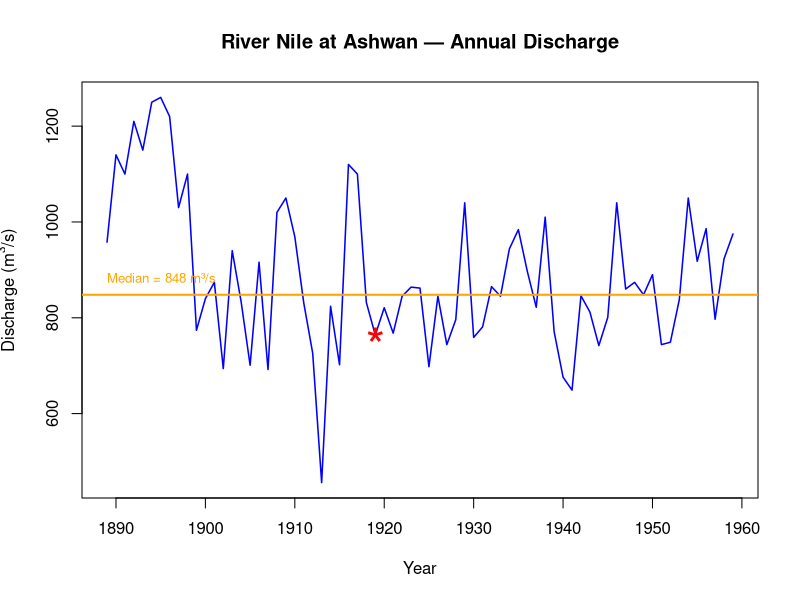
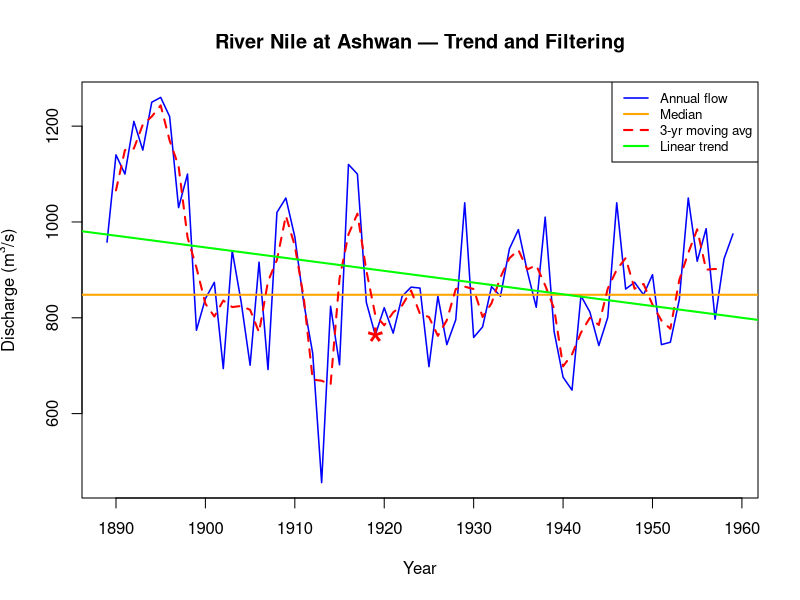
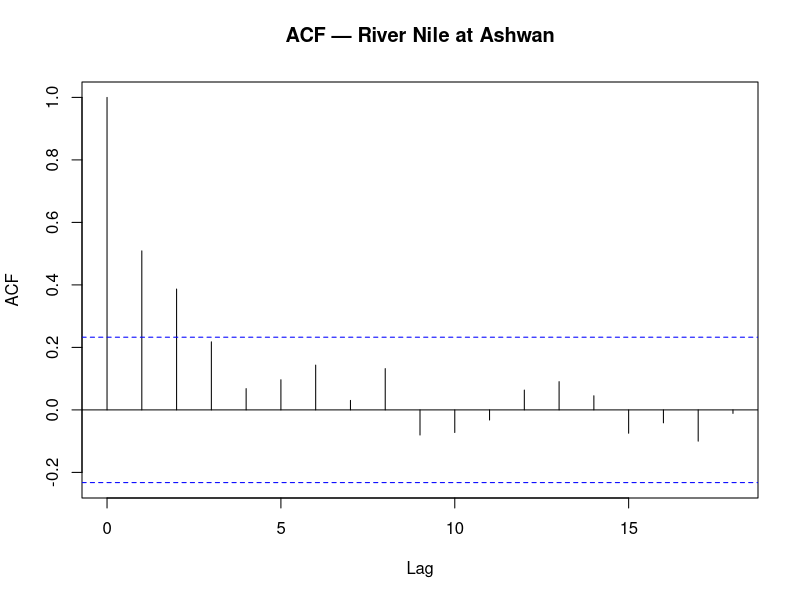
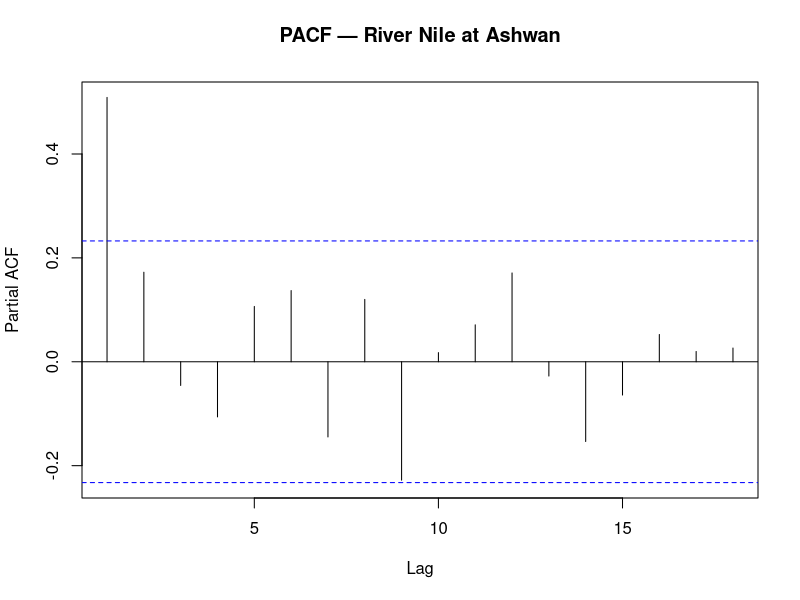
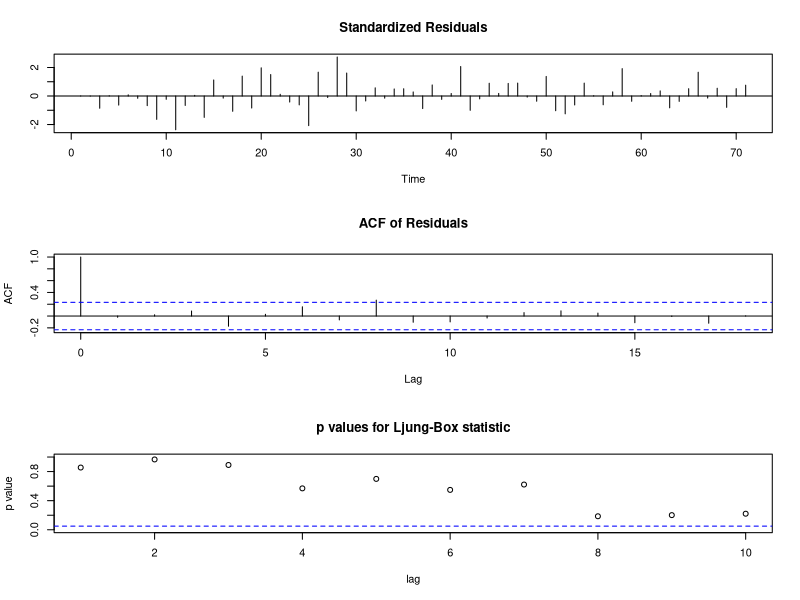
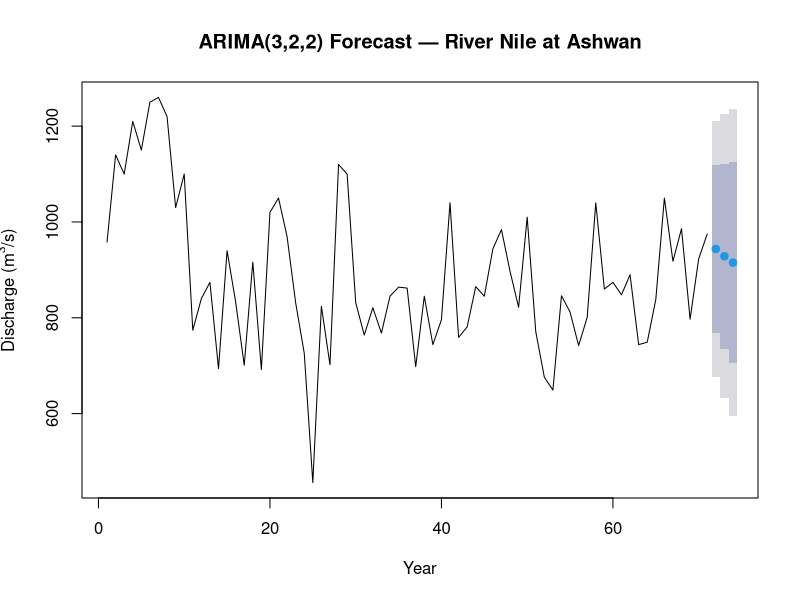

Source code (R) for these figures, in order:
## ---- chunk 1
knitr::opts_chunk$set(
  echo    = TRUE,
  warning = FALSE,
  message = FALSE,
  fig.align = "center",
  fig.width = 7,
  fig.height = 4
)
options(digits = 3)
## ---- chunk 2
# Subset to the period of interest, preserving the time-series structure
mynile <- window(Nile, start = 1889, end = 1959)

# Convert to a plain data frame for easier manipulation
mynile_df <- data.frame(
  year = as.numeric(time(mynile)),
  flow = as.numeric(mynile)
)
## ---- chunk 3
# Flow recorded in 1919
flow_1919 <- mynile_df$flow[mynile_df$year == 1919]
cat("Flow in 1919:", flow_1919, "\n")

# Median annual flow over the full sub-period
median_flow <- median(mynile_df$flow)
cat("Median annual flow:", round(median_flow, 3), "\n")

# Full summary for reference
summary(mynile_df$flow)
## ---- chunk 4
# Base plot: annual flow as a blue line
plot(mynile_df$year, mynile_df$flow,
  type = "l",
  col  = "blue",
  lwd  = 1.5,
  xlab = "Year",
  ylab = expression("Discharge (m"^3*"/s)"),
  main = "River Nile at Ashwan — Annual Discharge"
)

# Horizontal line at the median level
abline(h = median_flow, col = "orange", lwd = 2)

# Label the median line
text(1889, median_flow + 25,
  paste0("Median = ", round(median_flow, 0), " m\u00b3/s"),
  col = "orange", adj = c(0, 0), cex = 0.8
)

# Mark the 1919 flow with a star
points(1919, flow_1919,
  pch = "*", col = "red", cex = 3
)
## ---- chunk 5
# Apply a symmetric 3-year moving average filter
mynile_ma3 <- filter(mynile_df$flow, filter = rep(1/3, 3), sides = 2)

# Smallest value produced by the filter (ignoring boundary NAs)
min_ma3 <- round(min(mynile_ma3, na.rm = TRUE), 3)
cat("Smallest 3-yr moving average value:", min_ma3, "\n")
## ---- chunk 6
# Fit a simple linear regression: flow ~ year
lm_nile <- lm(flow ~ year, data = mynile_df)

# Display full model summary
summary(lm_nile)

# Report the estimated slope (rounded to 3 d.p.)
slope <- round(coef(lm_nile)["year"], 3)
cat("Estimated slope (year coefficient):", slope, "\n")
## ---- chunk 7
# Reproduce the base plot
plot(mynile_df$year, mynile_df$flow,
  type = "l",
  col  = "blue",
  lwd  = 1.5,
  xlab = "Year",
  ylab = expression("Discharge (m"^3*"/s)"),
  main = "River Nile at Ashwan — Trend and Filtering"
)

# Median reference line
abline(h = median_flow, col = "orange", lwd = 2)

# 3-year moving average (dotted red)
lines(mynile_df$year, mynile_ma3, col = "red", lty = 2, lwd = 2)

# Linear trend (solid green)
abline(lm_nile, col = "green", lwd = 2)

# 1919 star marker
points(1919, flow_1919, pch = "*", col = "red", cex = 3)

# Legend
legend("topright",
  legend = c("Annual flow", "Median", "3-yr moving avg", "Linear trend"),
  col    = c("blue",        "orange", "red",             "green"),
  lty    = c(1,              1,        2,                  1),
  lwd    = c(1.5,            2,        2,                  2),
  cex    = 0.8
)
## ---- chunk 8
# Compute and plot the ACF
acf_result <- acf(mynile_df$flow, plot = TRUE,
  main = "ACF — River Nile at Ashwan")

# Autocorrelation at lag 3 (index 4 because lag-0 is stored at index 1)
lag3_acf <- round(acf_result$acf[4], 3)
cat("Autocorrelation at lag 3:", lag3_acf, "\n")

# Smallest lag (>0) with negative autocorrelation
# acf$acf[1] is lag 0, so lag k is at index k+1
neg_lags <- which(acf_result$acf < 0) - 1   # convert index to lag
min_neg_lag <- min(neg_lags[neg_lags > 0])
cat("Smallest lag with negative autocorrelation:", min_neg_lag, "\n")
## ---- chunk 9
# Compute and plot the PACF
pacf_result <- pacf(mynile_df$flow, plot = TRUE,
  main = "PACF — River Nile at Ashwan")

# Partial autocorrelation at lag 6
lag6_pacf <- round(pacf_result$acf[6], 3)
cat("Partial autocorrelation at lag 6:", lag6_pacf, "\n")
## ---- chunk 10
# Fit an ARIMA(3,2,2) model: AR order 3, differencing order 2, MA order 2
arima322 <- arima(mynile_df$flow, order = c(3, 2, 2))

# AR1 coefficient (Alpha1)
ar1_coef <- round(arima322$coef["ar1"], 3)
cat("AR1 coefficient (alpha_1):", ar1_coef, "\n")

# AIC of the fitted model
aic_val <- round(AIC(arima322), 3)
cat("AIC:", aic_val, "\n")
## ---- chunk 11
# Standard diagnostic plot: residuals, ACF, and Ljung-Box test p-values
tsdiag(arima322)
## ---- chunk 12
library(forecast)

# Generate a 3-year ahead forecast and plot with prediction intervals
plot(forecast(arima322, h = 3),
  main = "ARIMA(3,2,2) Forecast — River Nile at Ashwan",
  xlab = "Year",
  ylab = expression("Discharge (m"^3*"/s)")
)
